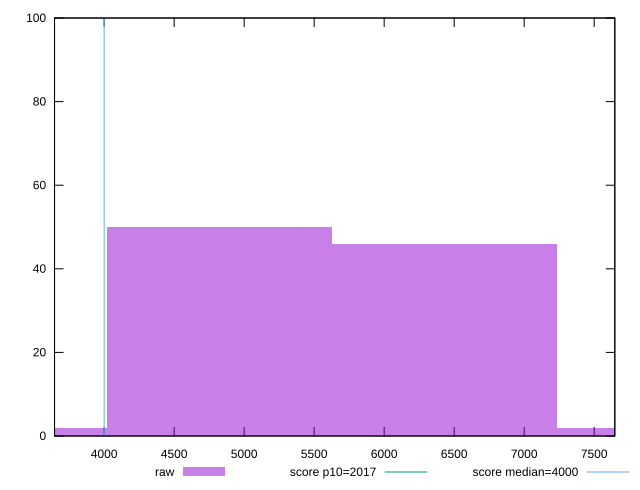

Recreate this plot in gnuplot.
reset

$raw <<EOF
3216.1872489928755 2
6432.374497985751 46
4824.280873489313 50
8040.468122482189 2
EOF

set key outside below
set boxwidth 1608.0936244964378
set xrange [3645.647999999998:7647.495999999997]
set yrange [0:100]
set trange [0:100]
set style fill transparent solid 0.5 noborder

set parametric
set terminal svg size 640, 490 enhanced background rgb 'white'
set output "report/report_00029_2021-02-24T13-36-40.390Z/mainthread-work-breakdown/samples/astro/raw/histogram.svg"

plot $raw title "raw" with boxes, \
     2017,t title "score p10=2017", \
     4000,t title "score median=4000"

reset
